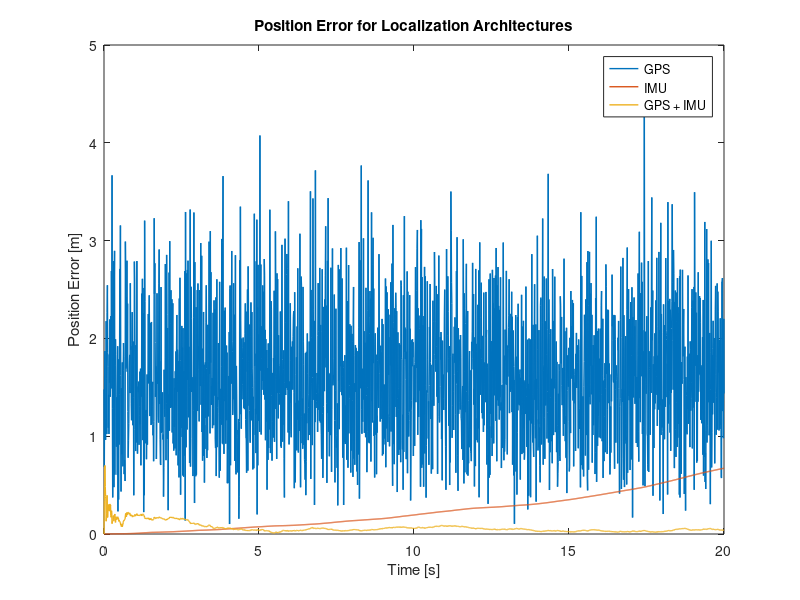
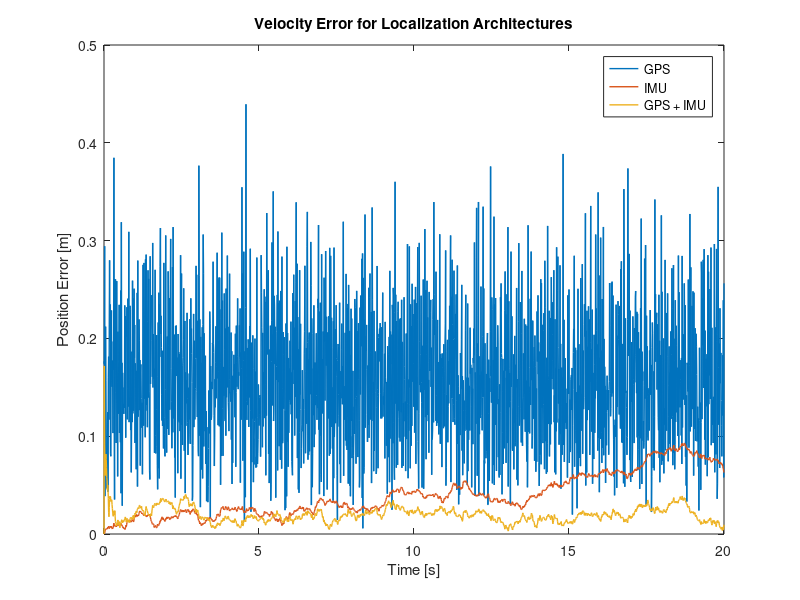

The MATLAB script that drew these images, in order:
%% Housekeeping 

clc, clear, close all;

%% Set up

dt = 0.01;
t = 0:dt:20;

x_true = 2*cos(0.3*t);
y_true = 2*sin(0.3*t);
z_true = 2 + 0.2*sin(0.5*t);

vx_true = gradient(x_true,dt);
vy_true = gradient(y_true,dt);
vz_true = gradient(z_true,dt);

ax_true = gradient(vx_true,dt);
ay_true = gradient(vy_true,dt);
az_true = gradient(vz_true,dt);

gpsNoiseStd = 1; % GPS noise [m]
x_gps = x_true + gpsNoiseStd*randn(size(x_true));
y_gps = y_true + gpsNoiseStd*randn(size(y_true));
z_gps = z_true + gpsNoiseStd*randn(size(z_true));

gpsNoiseVelStd = 0.1; % GPS noise [m/s]
vx_gps = vx_true + gpsNoiseVelStd*randn(size(vx_true));
vy_gps = vy_true + gpsNoiseVelStd*randn(size(vy_true));
vz_gps = vz_true + gpsNoiseVelStd*randn(size(vz_true));

accelNoiseStd = 0.1; % Accelerometer [m/s^2]
ax_IMU = ax_true + accelNoiseStd*randn(size(t));
ay_IMU = ay_true + accelNoiseStd*randn(size(t));
az_IMU = az_true + accelNoiseStd*randn(size(t));

%% GPS ONLY

x_est_GPS = x_gps;
y_est_GPS = y_gps;
z_est_GPS = z_gps;

vx_est_GPS = vx_gps;
vy_est_GPS = vy_gps;
vz_est_GPS = vz_gps;

PositionError_GPS = sqrt((x_est_GPS-x_true).^2 + (y_est_GPS-y_true).^2 + (z_est_GPS-z_true).^2);
VelError_GPS = sqrt((vx_est_GPS-vx_true).^2 + (vy_est_GPS-vy_true).^2 + (vz_est_GPS-vz_true).^2);

%% IMU using Kalman filter (x_k = F*x_(k-1) + B*a_IMU)

% State vectors
x_est_IMU = zeros(size(t));
y_est_IMU = zeros(size(t));
z_est_IMU = zeros(size(t));
vx_est_IMU = zeros(size(t));
vy_est_IMU = zeros(size(t));
vz_est_IMU = zeros(size(t));

% Initial conditons 
x_est_IMU(1) = x_true(1);
y_est_IMU(1) = y_true(1);
z_est_IMU(1) = z_true(1);
vx_est_IMU(1) = vx_true(1);
vy_est_IMU(1) = vy_true(1);
vz_est_IMU(1) = vz_true(1);

% Kalman filter
for k = 2:length(t)
    
    % Position (reduces to kinematics)
    x_est_IMU(k) = x_est_IMU(k-1) + vx_est_IMU(k-1)*dt + 0.5*ax_IMU(k)*dt^2;
    y_est_IMU(k) = y_est_IMU(k-1) + vy_est_IMU(k-1)*dt + 0.5*ay_IMU(k)*dt^2;
    z_est_IMU(k) = z_est_IMU(k-1) + vz_est_IMU(k-1)*dt + 0.5*az_IMU(k)*dt^2;

    % Velocity (reduces to kinematics)
    vx_est_IMU(k) = vx_est_IMU(k-1) + ax_IMU(k)*dt;
    vy_est_IMU(k) = vy_est_IMU(k-1) + ay_IMU(k)*dt;
    vz_est_IMU(k) = vz_est_IMU(k-1) + az_IMU(k)*dt;

end

PositionError_IMU = sqrt((x_est_IMU-x_true).^2 + (y_est_IMU-y_true).^2 + (z_est_IMU-z_true).^2);
VelError_IMU = sqrt((vx_est_IMU-vx_true).^2 + (vy_est_IMU-vy_true).^2 + (vz_est_IMU-vz_true).^2);


%% GPS + IMU

% State vector
% x = [x; y; z; vx; vy; vz]

% State transition matrix
F = [1 0 0 dt 0 0;
     0 1 0 0 dt 0;
     0 0 1 0 0 dt;
     0 0 0 1 0 0;
     0 0 0 0 1 0;
     0 0 0 0 0 1];

% IMU acceleration input matrix
B = [0.5*dt^2 0 0;
     0 0.5*dt^2 0;
     0 0 0.5*dt^2;
     dt 0 0;
     0 dt 0;
     0 0 dt];

% GPS measures position AND velocity
H = eye(6);

% Measurement noise covariance
R = diag([gpsNoiseStd^2;
          gpsNoiseStd^2;
          gpsNoiseStd^2;
          gpsNoiseVelStd^2;
          gpsNoiseVelStd^2;
          gpsNoiseVelStd^2]);

% Process noise covariance
Q = B * (accelNoiseStd^2) * B';

% Initial state estimate
x_est = zeros(6,length(t));

x_est(:,1) = [x_true(1);
              y_true(1);
              z_true(1);
              vx_true(1);
              vy_true(1);
              vz_true(1)];

% Initial uncertainty
P = eye(6);

% Kalman filter
for k = 2:length(t)

    % IMU acceleration measurement
    a_IMU = [ax_IMU(k);
             ay_IMU(k);
             az_IMU(k)];

    % Prediction using IMU
    x_pred = F*x_est(:,k-1) + B*a_IMU;

    % Predicted uncertainty
    P_pred = F*P*F' + Q;

    % GPS position and velocity measurement
    z_GPS = [x_gps(k);
             y_gps(k);
             z_gps(k);
             vx_gps(k);
             vy_gps(k);
             vz_gps(k)];

    % Kalman gain
    K = P_pred*H'/(H*P_pred*H' + R);

    % GPS correction
    x_est(:,k) = x_pred + K*(z_GPS - H*x_pred);

    % Update uncertainty
    P = (eye(6) - K*H)*P_pred;

end

% Extract position
x_est_GPS_IMU = x_est(1,:);
y_est_GPS_IMU = x_est(2,:);
z_est_GPS_IMU = x_est(3,:);

% Extract velocity
vx_est_GPS_IMU = x_est(4,:);
vy_est_GPS_IMU = x_est(5,:);
vz_est_GPS_IMU = x_est(6,:);

% Position error
PositionError_GPS_IMU = sqrt((x_est_GPS_IMU-x_true).^2 + ...
                             (y_est_GPS_IMU-y_true).^2 + ...
                             (z_est_GPS_IMU-z_true).^2);

% Velocity error
VelError_GPS_IMU = sqrt((vx_est_GPS_IMU-vx_true).^2 + ...
                        (vy_est_GPS_IMU-vy_true).^2 + ...
                        (vz_est_GPS_IMU-vz_true).^2);

%% IMU + CAMERA

%% GPS + IMU + CAMERA

%% RTK + IMU

%% IMU + RTK + CAMERA

%% Error comparison

figure;
plot(t,PositionError_GPS, 'LineWidth',1)
hold on
plot(t,PositionError_IMU, 'LineWidth',1)
plot(t,PositionError_GPS_IMU,'Linewidth',1)
xlabel('Time [s]')
ylabel('Position Error [m]')
legend('GPS', 'IMU','GPS + IMU')
title('Position Error for Localization Architectures')

figure;
plot(t,VelError_GPS, 'LineWidth',1)
hold on
plot(t,VelError_IMU, 'LineWidth',1)
plot(t,VelError_GPS_IMU,'Linewidth',1)
xlabel('Time [s]')
ylabel('Position Error [m]')
legend('GPS', 'IMU', 'GPS + IMU')
title('Velocity Error for Localization Architectures')
